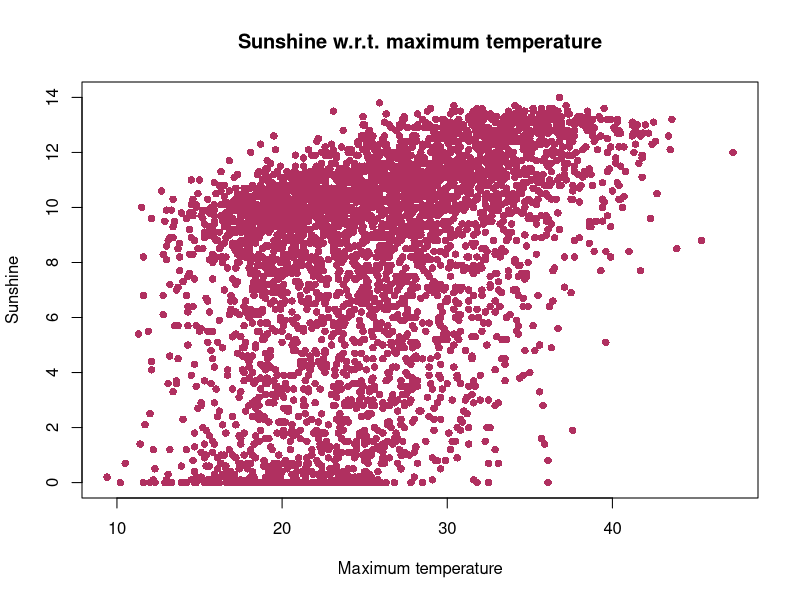
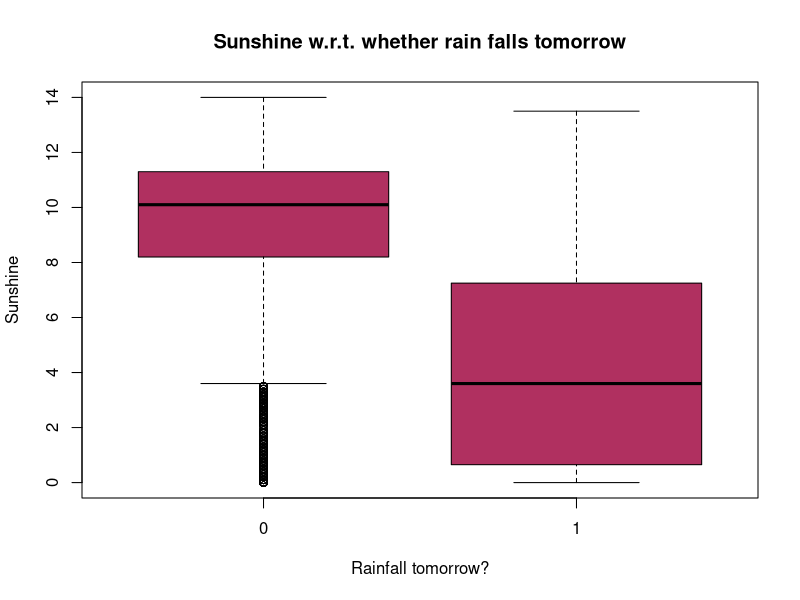

Write the R code that produced these figures, in order.
setwd("/Users/pranav/Documents/Study/computerScience/programming/r/data")

# A HELPFUL FUNCTION
naPresent = function(values)
{
  flag = 0
  for(i in values)
  {
    if(is.na(i))
    {
      flag = 1
      break
    }
  }
  if(flag == 0){FALSE}else if(flag > 0){TRUE}
}

# DATA PROCESSING
myData = read.csv("weatherAustralia.csv")[c(1, 2, 4, 7, 23)]
head(myData)
summary(myData)
max = length(myData$Date)
x1 = x2 = y = c()
# REMOVING ROWS WITH NA VALUES
for(i in c(1:(max + 1)))
{
  x1_data = myData$RainTomorrow[i]
  x2_data = myData$MaxTemp[i]
  y_data = myData$Sunshine[i]
  if(!naPresent(c(x1_data, x2_data, y_data)))
  {
    if(x1_data == "Yes"){x1_data = 1}else{x1_data = 0}
    x1 = c(x1, x1_data)
    x2 = c(x2, x2_data)
    y = c(y, y_data)
  }
}
myData = data.frame(x1, x2, y)
head(myData)

# PLOTS (TO VISUALISE DATA) AND CORRELATION
plot(x2, y,
     type = "p",
     col = "maroon",
     pch = 16,
     xlab = "Maximum temperature",
     ylab = "Sunshine",
     main = "Sunshine w.r.t. maximum temperature")
cor(y, x2, method = "pearson")

boxplot(y~x1,
     type = "p",
     col = "maroon",
     xlab = "Rainfall tomorrow?",
     ylab = "Sunshine",
     main = "Sunshine w.r.t. whether rain falls tomorrow")
cor(y, x1, method = "pearson")

cor(x1, x2, method = "pearson")

# LINEAR REGRESSION MODEL
model = lm(y~x1 + x2, data = myData)
model
summary(model)
